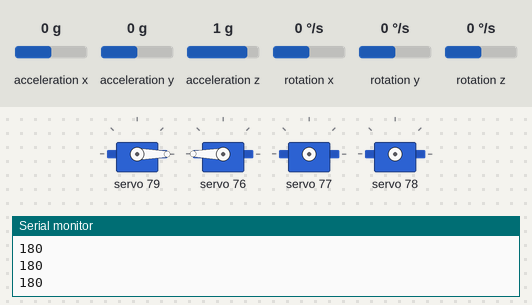
A sketch run on a simulated Arduino Uno, built with avr-gcc and run on an emulated ATmega328P. Parts: 4 × servo, the last lines printed to the serial monitor. The test bench sets the inputs (shaded band); at power-on: rotation z 0 °/s, acceleration z 1 g, acceleration x 0 g, acceleration y 0 g, rotation x 0 °/s, rotation y 0 °/s.

Above: at 6.7 s.
6.8 s: rotation z set to -192 °/s
At 7.46 s:
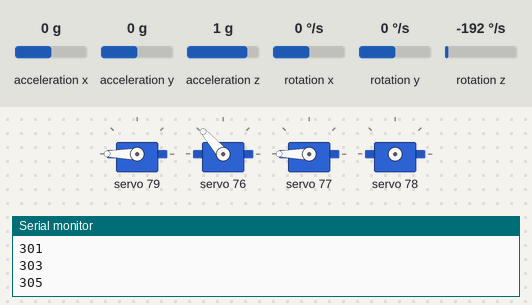
At 8.1 s:
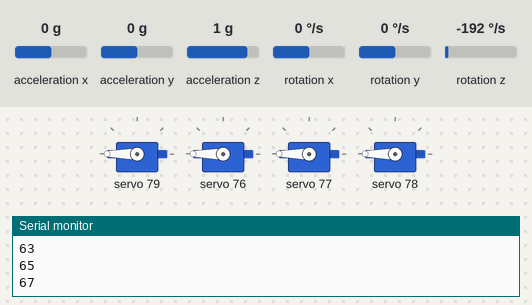
9.8 s: rotation z set to 104 °/s
At 11.0 s:
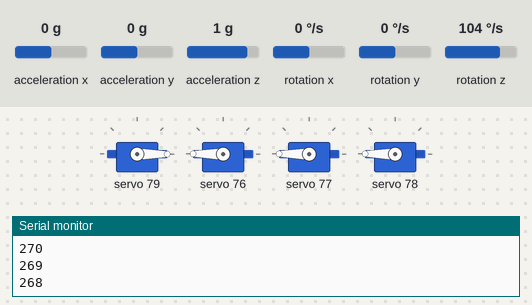
12.8 s: acceleration z set to 0.1 g
14.7 s: acceleration z set to -0.2 g
At 17.4 s:
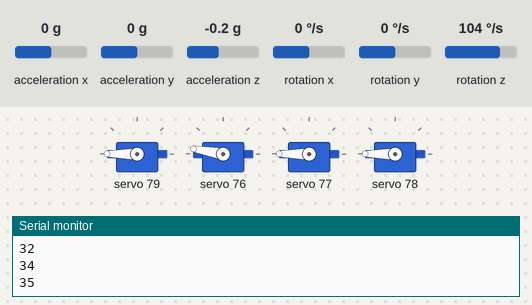
17.7 s: acceleration x set to -0.8 g
20.7 s: acceleration y set to 0.8 g
Timing chart, 0 to 27.3 s (numbered marks = the images above; inputs shaded):
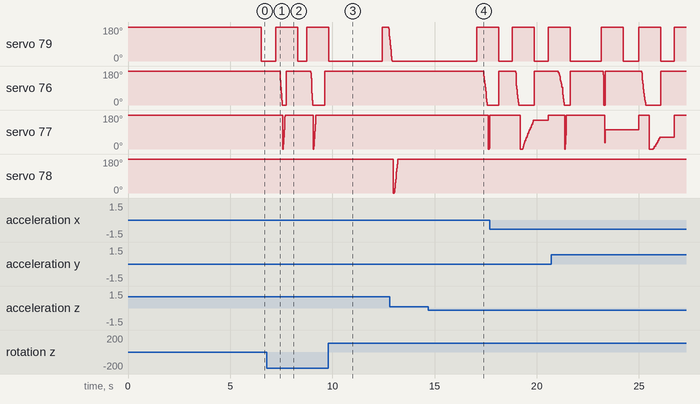

Measured:
- the behaviour switches between 0 and -0.1 g on acceleration z (found by bisection; images 3 and 4)
- after the input at 6.8 s, servo 79: 0° → 180° after 0.44 s, → 0° 1.1 s later, → 180° 0.42 s later; servo 76: ramps from 180° to 0° and jumps back, once every 1.9 s; servo 77: ramps from 0° to 180° and jumps back, once every 1.5 s
- after the input at 9.8 s, servo 76: stops changing and stays 180°; servo 77: stays 180° (without the input it goes to 0° after 0.77 s)
- after the input at 14.7 s, servo 76: moves from 180° to 0° over 0.18 s, starting after 2.7 s; servo 77: 180° → 25° after 2.9 s; servo 78: stops changing and stays 180°

The sketch:

dina_square.ino
```cpp
/*
Динамика едет 1с прямо, затем поворачивает на 90
для большего понимания см. скетчи dinaTurn и dinaForward
*/
#include <Wire.h>
#include "I2Cdev.h"
#include "MPU6050_6Axis_MotionApps20.h"
MPU6050 mpu;

#include <Adafruit_PWMServoDriver.h>
Adafruit_PWMServoDriver pwm = Adafruit_PWMServoDriver(0x70);  // адрес зависит от перемычек на плате (также попробуйте просканировать адрес: https://github.com/MAKblC/Codes/tree/master/I2C%20scanner)

uint8_t fifoBuffer[45];  // буфер
int turnSpeed = 50;
int compensation = 10;
int previousAngle;
int error;
uint32_t timer = 0;
#define T_PERIOD 1000 // время езды прямо

void setup() {
  Serial.begin(115200);
  Wire.begin();

  // инициализация DMP
  mpu.initialize();
  mpu.dmpInitialize();
  mpu.setDMPEnabled(true);

  pwm.begin();
  // Частота (Гц)
  pwm.setPWMFreq(100);
  // Все порты выключены
  pwm.setPWM(8, 0, 4096);
  pwm.setPWM(9, 0, 4096);
  pwm.setPWM(10, 0, 4096);
  pwm.setPWM(11, 0, 4096);
  delay(5000);
  previousAngle = 180;  // ставим изначальный угол
}

void loop() {
  timer = millis();
  previousAngle = angleMeasure();  // определяем новый угол для ориентации по прямой
  Serial.println("New angle: " + String(previousAngle));
  Serial.println("Start");
  // держим прямой курс 1 сек
  while (millis() < timer + T_PERIOD) {
    int currentAngle = angleMeasure();
    error = currentAngle - previousAngle;
    motorA_setpower(50 + error, true);
    motorB_setpower(50 - error, false);
  }
  Serial.println("Finish");
  // поворот на 90
  angle(false, 90);
}

// повернуть(сторона (направо 0/налево 1), угол)
void angle(bool side, int angle) {
  // измеряем текущий угол
  int currentAngle = angleMeasure();

  // если нужно повернуть по часовой (направо)
  if (side == false) {
    // берем остаток от круга и поворачиваем пока разница не станет меньше 10 но больше 0
    while (((currentAngle + angle) % 360) - angleMeasure() > compensation or ((currentAngle + angle) % 360) - angleMeasure() < 0) {
     // коэффициенты скоростей можно регулировать по желанию
      motorA_setpower(turnSpeed * 0.1, !side);
      motorB_setpower(turnSpeed * 2, side);
    }
  } else {
    // если поворачиваем налево (против часовой)
    // в простой ситуации когда нужно повернуться на угол меньший чем текущий
    if (currentAngle > angle) {
      // поворачиваем пока разница между углами не станет меньше -10
      while (currentAngle - angle - angleMeasure() < -(compensation)) {
        // коэффициенты скоростей можно регулировать по желанию
        motorA_setpower(turnSpeed * 0.7, !side);
        motorB_setpower(turnSpeed * 1.2, side);
      }
      // в сложной ситуации, когда нужно осилить переход через 0
    } else {
      while (360 - (angle - currentAngle) - angleMeasure() > 0 or 360 - (angle - currentAngle) - angleMeasure() < -(compensation)) {
        // коэффициенты скоростей можно регулировать по желанию
        motorA_setpower(turnSpeed * 0.7, !side);
        motorB_setpower(turnSpeed * 1.2, side);
      }
    }
  }
  // резко тормозим с включением на мгновение обратных моторов
  motorA_setpower(turnSpeed, !side);
  motorB_setpower(turnSpeed, !side);
  delay(50);
  motorA_setpower(0, side);
  motorB_setpower(0, side);
}

// измерение угла в градусах от 0 до 360
int angleMeasure(void) {
  if (mpu.dmpGetCurrentFIFOPacket(fifoBuffer)) {
    // переменные для расчёта (ypr можно вынести в глобальеы переменные)
    Quaternion q;
    VectorFloat gravity;
    float ypr[3];
    mpu.dmpGetQuaternion(&q, fifoBuffer);
    mpu.dmpGetGravity(&gravity, &q);
    mpu.dmpGetYawPitchRoll(ypr, &q, &gravity);
    int angle = map(degrees(ypr[0]), -180, 180, 0, 360);
    Serial.println(angle);
    return angle;
  }
}


void motorA_setpower(float pwr, bool invert) {
  // Проверка, инвертирован ли мотор
  if (invert) {
    pwr = -pwr;
  }
  // Проверка диапазонов
  if (pwr < -100) {
    pwr = -100;
  }
  if (pwr > 100) {
    pwr = 100;
  }
  int pwmvalue = fabs(pwr) * 40.95;
  if (pwr < 0) {
    pwm.setPWM(10, 0, 4096);
    pwm.setPWM(11, 0, pwmvalue);
  } else {
    pwm.setPWM(11, 0, 4096);
    pwm.setPWM(10, 0, pwmvalue);
  }
}

// Мощность мотора "B" от -100% до +100% (от знака зависит направление вращения)
void motorB_setpower(float pwr, bool invert) {
  // Проверка, инвертирован ли мотор
  if (invert) {
    pwr = -pwr;
  }
  // Проверка диапазонов
  if (pwr < -100) {
    pwr = -100;
  }
  if (pwr > 100) {
    pwr = 100;
  }
  int pwmvalue = fabs(pwr) * 40.95;
  if (pwr < 0) {
    pwm.setPWM(8, 0, 4096);
    pwm.setPWM(9, 0, pwmvalue);
  } else {
    pwm.setPWM(9, 0, 4096);
    pwm.setPWM(8, 0, pwmvalue);
  }
}
```
